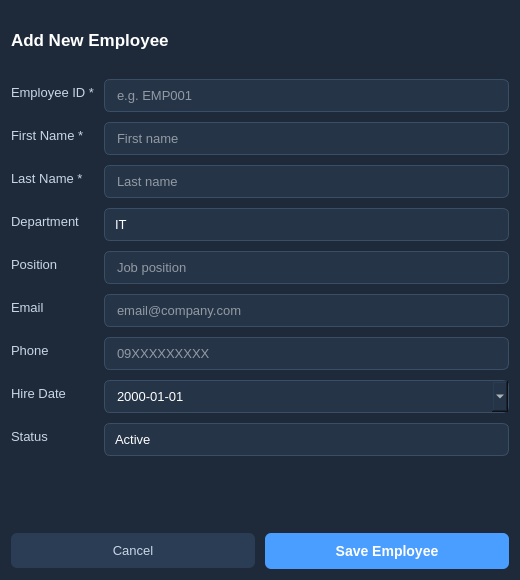
<?xml version="1.0" encoding="UTF-8"?>
<ui version="4.0">
 <class>AddEmployeeDialog</class>
 <widget class="QDialog" name="AddEmployeeDialog">
  <property name="geometry">
   <rect>
    <x>0</x>
    <y>0</y>
    <width>520</width>
    <height>580</height>
   </rect>
  </property>
  <property name="windowTitle">
   <string>Add / Edit Employee</string>
  </property>
  <property name="styleSheet">
   <string>
    QDialog { background:#1e2a3a; }
    QLabel  { color:#c8d6e5; font-size:13px; }
    QLabel#dlgTitle { color:#ffffff; font-size:17px; font-weight:bold; }
    QLineEdit, QComboBox, QDateEdit {
      background:#253447; border:1px solid #3a4f66;
      border-radius:6px; padding:7px 10px; color:#ffffff; font-size:13px;
    }
    QLineEdit:focus, QComboBox:focus, QDateEdit:focus { border-color:#4a9eff; }
    QComboBox::drop-down { border:none; }
    QComboBox QAbstractItemView { background:#253447; color:#ffffff; selection-background-color:#4a9eff; }
    QPushButton#btnSave {
      background:#4a9eff; color:#fff; border:none;
      border-radius:6px; font-size:14px; font-weight:bold; padding:10px;
    }
    QPushButton#btnSave:hover { background:#3a8ef0; }
    QPushButton#btnCancel {
      background:#2a3d55; color:#c8d6e5; border:none;
      border-radius:6px; font-size:13px; padding:10px;
    }
    QPushButton#btnCancel:hover { background:#3a4f66; }
   </string>
  </property>
  <layout class="QVBoxLayout" name="mainLayout">
   <property name="spacing">
    <number>10</number>
   </property>
   <property name="contentsMargins" stdset="0">
    <number>28</number>
   </property>
   <item>
    <widget class="QLabel" name="dlgTitle">
     <property name="text">
      <string>Add New Employee</string>
     </property>
    </widget>
   </item>
   <item>
    <layout class="QFormLayout" name="formLayout">
     <item row="0" column="0">
      <widget class="QLabel" name="label">
       <property name="text">
        <string>Employee ID *</string>
       </property>
      </widget>
     </item>
     <item row="0" column="1">
      <widget class="QLineEdit" name="txtEmpId">
       <property name="placeholderText">
        <string>e.g. EMP001</string>
       </property>
      </widget>
     </item>
     <item row="1" column="0">
      <widget class="QLabel" name="label">
       <property name="text">
        <string>First Name *</string>
       </property>
      </widget>
     </item>
     <item row="1" column="1">
      <widget class="QLineEdit" name="txtFirstName">
       <property name="placeholderText">
        <string>First name</string>
       </property>
      </widget>
     </item>
     <item row="2" column="0">
      <widget class="QLabel" name="label">
       <property name="text">
        <string>Last Name *</string>
       </property>
      </widget>
     </item>
     <item row="2" column="1">
      <widget class="QLineEdit" name="txtLastName">
       <property name="placeholderText">
        <string>Last name</string>
       </property>
      </widget>
     </item>
     <item row="3" column="0">
      <widget class="QLabel" name="label">
       <property name="text">
        <string>Department</string>
       </property>
      </widget>
     </item>
     <item row="3" column="1">
      <widget class="QComboBox" name="cmbDepartment">
       <item>
        <property name="text">
         <string>IT</string>
        </property>
       </item>
       <item>
        <property name="text">
         <string>HR</string>
        </property>
       </item>
       <item>
        <property name="text">
         <string>Finance</string>
        </property>
       </item>
       <item>
        <property name="text">
         <string>Operations</string>
        </property>
       </item>
       <item>
        <property name="text">
         <string>Marketing</string>
        </property>
       </item>
       <item>
        <property name="text">
         <string>Sales</string>
        </property>
       </item>
      </widget>
     </item>
     <item row="4" column="0">
      <widget class="QLabel" name="label">
       <property name="text">
        <string>Position</string>
       </property>
      </widget>
     </item>
     <item row="4" column="1">
      <widget class="QLineEdit" name="txtPosition">
       <property name="placeholderText">
        <string>Job position</string>
       </property>
      </widget>
     </item>
     <item row="5" column="0">
      <widget class="QLabel" name="label">
       <property name="text">
        <string>Email</string>
       </property>
      </widget>
     </item>
     <item row="5" column="1">
      <widget class="QLineEdit" name="txtEmail">
       <property name="placeholderText">
        <string>email@company.com</string>
       </property>
      </widget>
     </item>
     <item row="6" column="0">
      <widget class="QLabel" name="label">
       <property name="text">
        <string>Phone</string>
       </property>
      </widget>
     </item>
     <item row="6" column="1">
      <widget class="QLineEdit" name="txtPhone">
       <property name="placeholderText">
        <string>09XXXXXXXXX</string>
       </property>
      </widget>
     </item>
     <item row="7" column="0">
      <widget class="QLabel" name="label">
       <property name="text">
        <string>Hire Date</string>
       </property>
      </widget>
     </item>
     <item row="7" column="1">
      <widget class="QDateEdit" name="dtHireDate">
       <property name="displayFormat">
        <string>yyyy-MM-dd</string>
       </property>
       <property name="calendarPopup">
        <bool>true</bool>
       </property>
      </widget>
     </item>
     <item row="8" column="0">
      <widget class="QLabel" name="label">
       <property name="text">
        <string>Status</string>
       </property>
      </widget>
     </item>
     <item row="8" column="1">
      <widget class="QComboBox" name="cmbStatus">
       <item>
        <property name="text">
         <string>Active</string>
        </property>
       </item>
       <item>
        <property name="text">
         <string>Inactive</string>
        </property>
       </item>
      </widget>
     </item>
    </layout>
   </item>
   <item>
    <widget class="QLabel" name="errorLabel">
     <property name="styleSheet">
      <string>color:#ff5f5f;</string>
     </property>
     <property name="text">
      <string/>
     </property>
    </widget>
   </item>
   <item>
    <layout class="QHBoxLayout">
     <item>
      <widget class="QPushButton" name="btnCancel">
       <property name="text">
        <string>Cancel</string>
       </property>
      </widget>
     </item>
     <item>
      <widget class="QPushButton" name="btnSave">
       <property name="text">
        <string>Save Employee</string>
       </property>
      </widget>
     </item>
    </layout>
   </item>
  </layout>
 </widget>
 <resources/>
 <connections/>
</ui>
